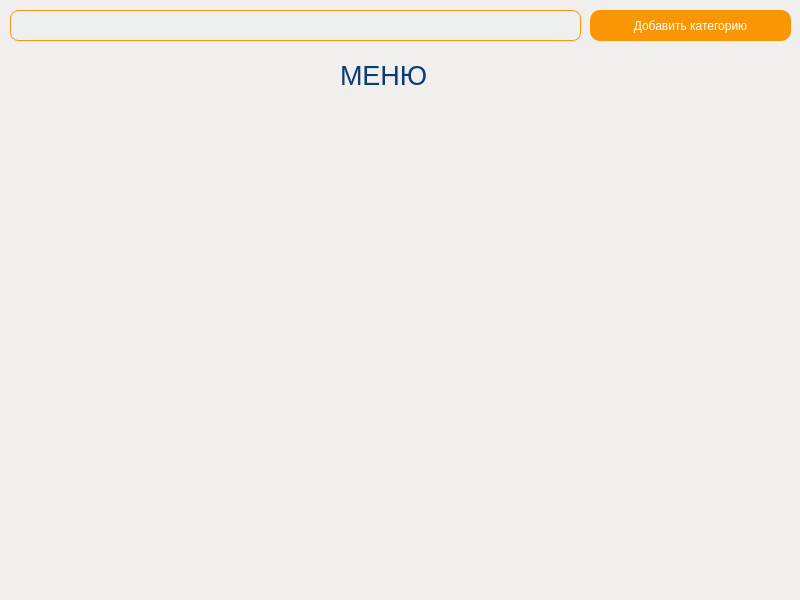
<?xml version="1.0" encoding="UTF-8"?>
<ui version="4.0">
 <class>MainWindowAdmin</class>
 <widget class="QMainWindow" name="MainWindowAdmin">
  <property name="geometry">
   <rect>
    <x>0</x>
    <y>0</y>
    <width>800</width>
    <height>600</height>
   </rect>
  </property>
  <property name="minimumSize">
   <size>
    <width>800</width>
    <height>600</height>
   </size>
  </property>
  <property name="maximumSize">
   <size>
    <width>800</width>
    <height>600</height>
   </size>
  </property>
  <property name="windowTitle">
   <string>HSE Burges</string>
  </property>
  <property name="styleSheet">
   <string notr="true">background-color: #f0efed;</string>
  </property>
  <widget class="QWidget" name="centralwidget">
   <widget class="QLabel" name="label_3">
    <property name="geometry">
     <rect>
      <x>340</x>
      <y>60</y>
      <width>161</width>
      <height>31</height>
     </rect>
    </property>
    <property name="font">
     <font>
      <pointsize>20</pointsize>
     </font>
    </property>
    <property name="styleSheet">
     <string notr="true">color: #0b3b79;</string>
    </property>
    <property name="text">
     <string>МЕНЮ</string>
    </property>
   </widget>
   <widget class="QWidget" name="categoriesContainer" native="true">
    <property name="geometry">
     <rect>
      <x>340</x>
      <y>170</y>
      <width>451</width>
      <height>271</height>
     </rect>
    </property>
    <property name="styleSheet">
     <string notr="true">border: 0px;</string>
    </property>
   </widget>
   <widget class="QLineEdit" name="txtCat">
    <property name="geometry">
     <rect>
      <x>10</x>
      <y>10</y>
      <width>571</width>
      <height>31</height>
     </rect>
    </property>
    <property name="styleSheet">
     <string notr="true">QLineEdit {
    border: 1px solid rgb(250,150,4);
    border-radius: 8px;
 background-color: rgb(238,240,239);
    color: black;
    font-size: 14px;
}

QLineEdit:focus {
    border: 2px solid darkred;
    background-color: #f9f9f9;
}

QLineEdit::placeholder {
    color: #888888;
}</string>
    </property>
   </widget>
   <widget class="QPushButton" name="btnAddCat">
    <property name="geometry">
     <rect>
      <x>590</x>
      <y>10</y>
      <width>201</width>
      <height>31</height>
     </rect>
    </property>
    <property name="styleSheet">
     <string notr="true">background-color: rgb(250,150,4);
color: white;
border-radius: 10px;</string>
    </property>
    <property name="text">
     <string>Добавить категорию</string>
    </property>
   </widget>
   <zorder>categoriesContainer</zorder>
   <zorder>label_3</zorder>
   <zorder>txtCat</zorder>
   <zorder>btnAddCat</zorder>
  </widget>
  <widget class="QStatusBar" name="statusbar"/>
 </widget>
 <resources/>
 <connections/>
</ui>
